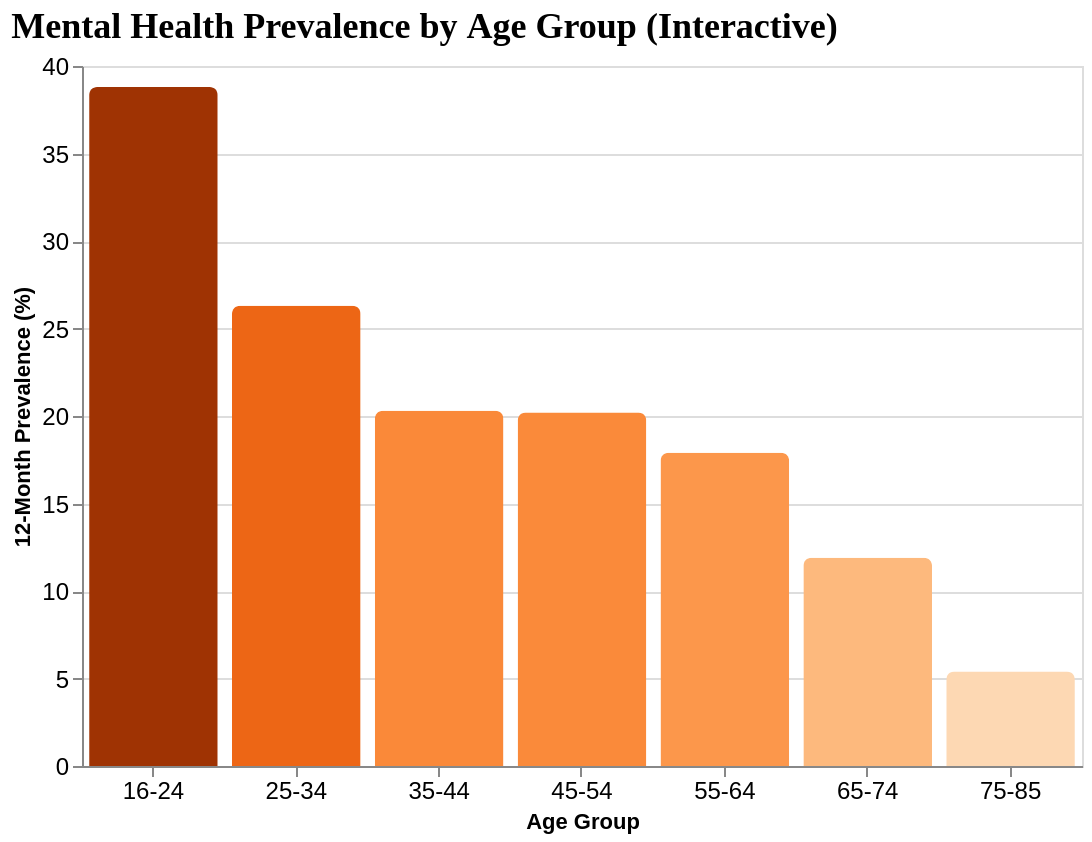

Source (Vega-Lite JSON):
### Vega-Lite specification from a JSON file in a GitHub repository (floating-point values rounded to 4 significant figures)
{"$schema": "https://vega.github.io/schema/vega-lite/v5.json", "title": {"text": "Mental Health Prevalence by Age Group (Interactive)", "fontSize": 18, "font": "Merriweather", "anchor": "start"}, "width": 500, "height": 350, "data": {"values": [{"age_group": "16-24", "disorder": "Anxiety", "prevalence": 31.8, "gender": "All"}, {"age_group": "16-24", "disorder": "Affective", "prevalence": 13.5, "gender": "All"}, {"age_group": "16-24", "disorder": "Substance Use", "prevalence": 7.8, "gender": "All"}, {"age_group": "16-24", "disorder": "Any Disorder", "prevalence": 38.8, "gender": "All"}, {"age_group": "25-34", "disorder": "Anxiety", "prevalence": 21.9, "gender": "All"}, {"age_group": "25-34", "disorder": "Affective", "prevalence": 9.7, "gender": "All"}, {"age_group": "25-34", "disorder": "Substance Use", "prevalence": 4.1, "gender": "All"}, {"age_group": "25-34", "disorder": "Any Disorder", "prevalence": 26.3, "gender": "All"}, {"age_group": "35-44", "disorder": "Anxiety", "prevalence": 15.8, "gender": "All"}, {"age_group": "35-44", "disorder": "Affective", "prevalence": 6.8, "gender": "All"}, {"age_group": "35-44", "disorder": "Substance Use", "prevalence": 3.5, "gender": "All"}, {"age_group": "35-44", "disorder": "Any Disorder", "prevalence": 20.3, "gender": "All"}, {"age_group": "45-54", "disorder": "Anxiety", "prevalence": 15.5, "gender": "All"}, {"age_group": "45-54", "disorder": "Affective", "prevalence": 6.3, "gender": "All"}, {"age_group": "45-54", "disorder": "Substance Use", "prevalence": 2.7, "gender": "All"}, {"age_group": "45-54", "disorder": "Any Disorder", "prevalence": 20.2, "gender": "All"}, {"age_group": "55-64", "disorder": "Anxiety", "prevalence": 14.3, "gender": "All"}, {"age_group": "55-64", "disorder": "Affective", "prevalence": 6.7, "gender": "All"}, {"age_group": "55-64", "disorder": "Substance Use", "prevalence": 1.3, "gender": "All"}, {"age_group": "55-64", "disorder": "Any Disorder", "prevalence": 17.9, "gender": "All"}, {"age_group": "65-74", "disorder": "Anxiety", "prevalence": 9.0, "gender": "All"}, {"age_group": "65-74", "disorder": "Affective", "prevalence": 4.7, "gender": "All"}, {"age_group": "65-74", "disorder": "Substance Use", "prevalence": 1.2, "gender": "All"}, {"age_group": "65-74", "disorder": "Any Disorder", "prevalence": 11.9, "gender": "All"}, {"age_group": "75-85", "disorder": "Anxiety", "prevalence": 4.7, "gender": "All"}, {"age_group": "75-85", "disorder": "Affective", "prevalence": 1.2, "gender": "All"}, {"age_group": "75-85", "disorder": "Substance Use", "prevalence": 0.2, "gender": "All"}, {"age_group": "75-85", "disorder": "Any Disorder", "prevalence": 5.4, "gender": "All"}]}, "params": [{"name": "disorder_filter", "value": "Any Disorder", "bind": {"input": "select", "options": ["Any Disorder", "Anxiety", "Affective", "Substance Use"], "labels": ["All Disorders", "Anxiety Only", "Affective Only", "Substance Use Only"], "name": "Select Disorder Type: "}}], "transform": [{"filter": "datum.disorder == disorder_filter"}], "mark": {"type": "bar", "cornerRadiusEnd": 4}, "encoding": {"x": {"field": "age_group", "type": "nominal", "title": "Age Group", "axis": {"labelAngle": 0, "labelFontSize": 12}, "sort": ["16-24", "25-34", "35-44", "45-54", "55-64", "65-74", "75-85"]}, "y": {"field": "prevalence", "type": "quantitative", "title": "12-Month Prevalence (%)", "scale": {"domain": [0, 40]}, "axis": {"labelFontSize": 12}}, "color": {"field": "prevalence", "type": "quantitative", "scale": {"scheme": "oranges"}, "legend": null}, "tooltip": [{"field": "age_group", "type": "nominal", "title": "Age Group"}, {"field": "disorder", "type": "nominal", "title": "Disorder Type"}, {"field": "prevalence", "type": "quantitative", "title": "Prevalence (%)", "format": ".1f"}]}}
